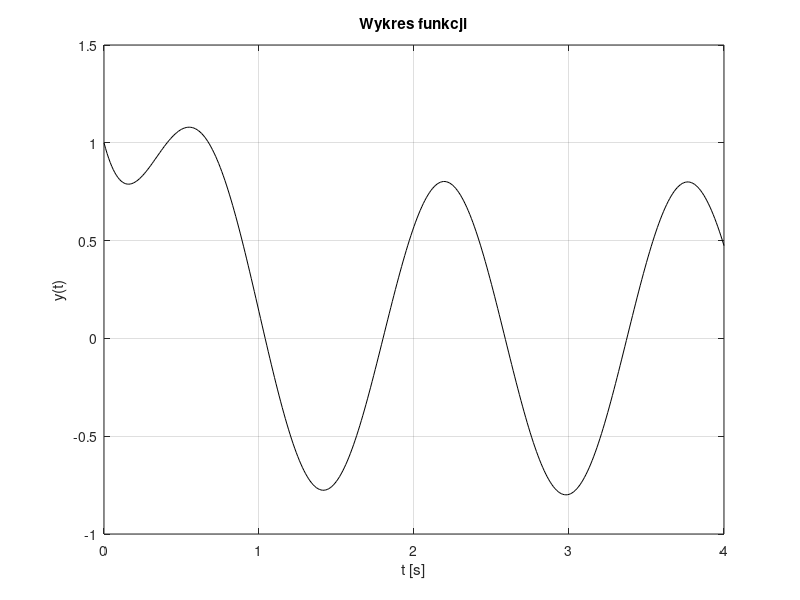

Write MATLAB code to recreate this figure. (Note: this script raises an error after producing the figure.)
clear
close all
load funkcja
plot( t, y, 'k-')
xlabel('t [s]')
ylabel('y(t)')
title("Wykres funkcji")
grid on
set(id, 'color', [1 1 1])